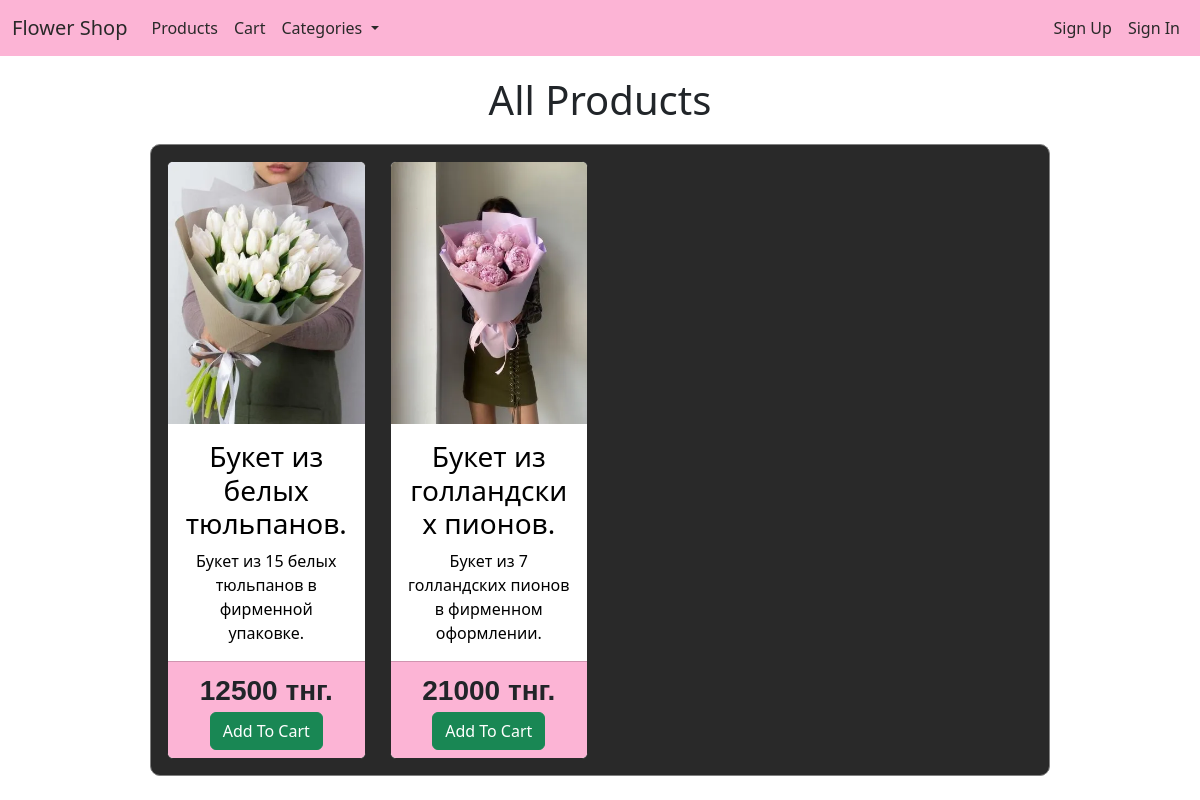
/products, run on an earlier commit of the app's database.
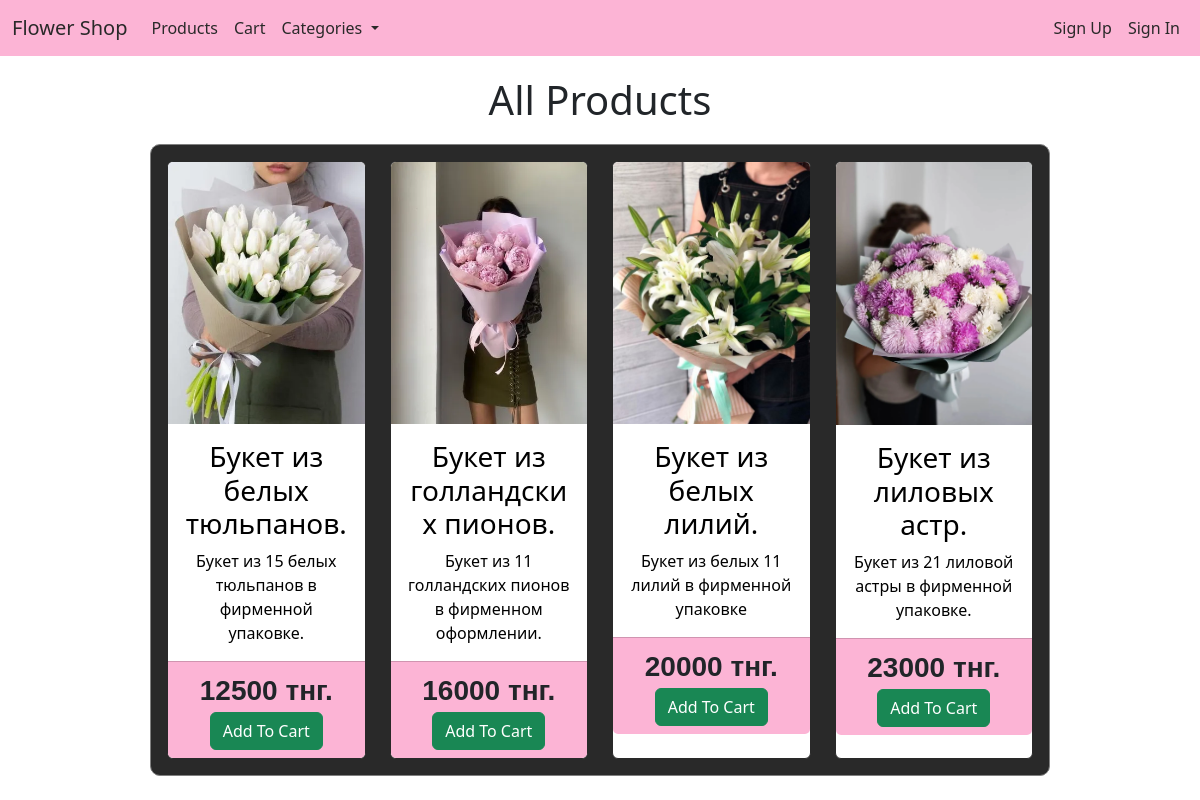
And on a later commit of the database.
### store/models.py (models this page shows, shortened)
class Product(models.Model):
    name = models.CharField(max_length=100)
    description = models.TextField(null=True, blank=True)
    image = models.ImageField(upload_to='products')
    country = models.CharField(max_length=20, choices=COUNTRY_CHOICES)
    price = models.PositiveIntegerField()
    value = models.DecimalField(max_digits=10, decimal_places=2)
    unit = models.CharField(max_length=20, choices=UNIT_CHOICES)
    category = models.CharField(max_length=20, choices=CATEGORY_CHOICES)
    class Meta:
        verbose_name = 'Product'
        verbose_name_plural = 'Products'

### store/views.py (the view)
# urls.py: path('products', productsView, name='products_url'),
def productsView(request):
    context = {
        'categories': Category.objects.all(),
        'products': Product.objects.all(),
        'category': 'All Products'
    }
    return render(request=request, template_name='products.html', context=context)

### store/templates/products.html (shortened to what this page needs)
{% extends 'base.html' %}
{% block content %}
    <h1 align="center" style="margin: 20px;">{{ category }}</h1>
    <div class="w-75 p-3" style="border: 1px solid gray; border-radius: 10px; margin-top: 10px; background-color: #292929;">
        <div class="row row-cols-1 row-cols-md-4 g-4">
            {% for product in products %}
                <div class="col">
                    <div class="card h-100" style="border: 1px solid #292929;">
                        <a href="{% url 'view_product_url' product.id %}" style="text-decoration: none;">
                            <img src="{{ product.image.url }}" class="card-img-top" alt="...">
                            <div class="card-body" style="color: black;">
                                <h3 class="card-title">{{ product.name }}</h3>
                                <p class="card-text">{{ product.description }}</p>
                            </div>
                        </a>
                        <div class="card-footer" style="background-color: #FCB4D5;">
                            <p class="fs-3 fw-semibold" style="margin: 0px; font-family: sans-serif;">
                                {{ product.price }} тнг.
                            </p>
                            <button id="{{ product.id }}" class="btn btn-success"
                                    onclick="addToCart(this.id, '{% url 'add_cart_url' product.id %}')">
                                Add To Cart
                            </button>
                        </div>
                    </div>
                </div>
            {% endfor %}
        </div>
    </div>
{% endblock %}

What changed in the data, as far as the page shows it:
changed Product "Букет из голландских пионов.": description "Букет из 7 голландских пионов в фирменном оформлении." → "Букет из 11 голландских пионов в фирменном оформлении."; price "21000" → "16000"
added Product: image (picture), name "Букет из белых лилий.", description "Букет из белых 11 лилий в фирменной упаковке", price "20000"
added Product: image (picture), name "Букет из лиловых астр.", description "Букет из 21 лиловой астры в фирменной упаковке.", price "23000"
